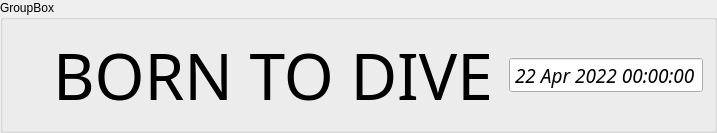
     <widget class="QGroupBox" name="groupBox_17">
      <property name="sizePolicy">
       <sizepolicy hsizetype="Preferred" vsizetype="Preferred">
        <horstretch>0</horstretch>
        <verstretch>0</verstretch>
       </sizepolicy>
      </property>
      <property name="minimumSize">
       <size>
        <width>0</width>
        <height>115</height>
       </size>
      </property>
      <property name="sizeIncrement">
       <size>
        <width>0</width>
        <height>100</height>
       </size>
      </property>
      <property name="baseSize">
       <size>
        <width>1000</width>
        <height>0</height>
       </size>
      </property>
      <property name="title">
       <string>GroupBox</string>
      </property>
      <layout class="QHBoxLayout" name="horizontalLayout_5">
       <item>
        <widget class="QLabel" name="label_3">
         <property name="text">
          <string/>
         </property>
         <property name="pixmap">
          <pixmap>sailfish logo.png</pixmap>
         </property>
        </widget>
       </item>
       <item alignment="Qt::AlignLeft|Qt::AlignTop">
        <widget class="QLabel" name="label">
         <property name="minimumSize">
          <size>
           <width>20</width>
           <height>0</height>
          </size>
         </property>
         <property name="text">
          <string/>
         </property>
         <property name="pixmap">
          <pixmap>../../sailfish logo.png</pixmap>
         </property>
        </widget>
       </item>
       <item alignment="Qt::AlignTop">
        <widget class="QLabel" name="label_2">
         <property name="minimumSize">
          <size>
           <width>0</width>
           <height>0</height>
          </size>
         </property>
         <property name="baseSize">
          <size>
           <width>150</width>
           <height>90</height>
          </size>
         </property>
         <property name="font">
          <font>
           <family>Vladimir Script</family>
           <pointsize>48</pointsize>
           <weight>50</weight>
           <italic>false</italic>
           <bold>false</bold>
          </font>
         </property>
         <property name="frameShadow">
          <enum>QFrame::Sunken</enum>
         </property>
         <property name="lineWidth">
          <number>1</number>
         </property>
         <property name="midLineWidth">
          <number>0</number>
         </property>
         <property name="text">
          <string>BORN TO DIVE</string>
         </property>
         <property name="scaledContents">
          <bool>false</bool>
         </property>
         <property name="textInteractionFlags">
          <set>Qt::NoTextInteraction</set>
         </property>
        </widget>
       </item>
       <item>
        <spacer name="horizontalSpacer">
         <property name="orientation">
          <enum>Qt::Horizontal</enum>
         </property>
         <property name="sizeHint" stdset="0">
          <size>
           <width>10</width>
           <height>20</height>
          </size>
         </property>
        </spacer>
       </item>
       <item>
        <widget class="QDateTimeEdit" name="dateTimeEdit">
         <property name="minimumSize">
          <size>
           <width>20</width>
           <height>0</height>
          </size>
         </property>
         <property name="font">
          <font>
           <family>Harlow Solid Italic</family>
           <pointsize>14</pointsize>
           <italic>true</italic>
          </font>
         </property>
         <property name="mouseTracking">
          <bool>false</bool>
         </property>
         <property name="tabletTracking">
          <bool>false</bool>
         </property>
         <property name="focusPolicy">
          <enum>Qt::NoFocus</enum>
         </property>
         <property name="toolTipDuration">
          <number>0</number>
         </property>
         <property name="autoFillBackground">
          <bool>true</bool>
         </property>
         <property name="wrapping">
          <bool>true</bool>
         </property>
         <property name="alignment">
          <set>Qt::AlignCenter</set>
         </property>
         <property name="readOnly">
          <bool>true</bool>
         </property>
         <property name="buttonSymbols">
          <enum>QAbstractSpinBox::NoButtons</enum>
         </property>
         <property name="correctionMode">
          <enum>QAbstractSpinBox::CorrectToPreviousValue</enum>
         </property>
         <property name="showGroupSeparator" stdset="0">
          <bool>false</bool>
         </property>
         <property name="date">
          <date>
           <year>2022</year>
           <month>4</month>
           <day>22</day>
          </date>
         </property>
         <property name="calendarPopup">
          <bool>false</bool>
         </property>
         <property name="currentSectionIndex">
          <number>0</number>
         </property>
        </widget>
       </item>
      </layout>
     </widget>
